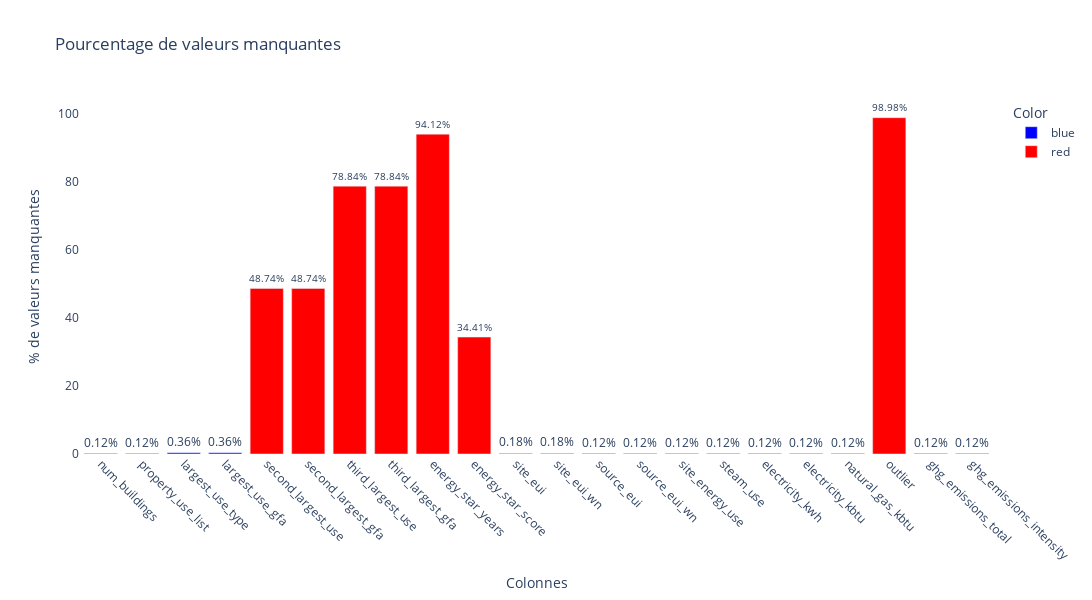

Source (notebook cell):
### Code cell
logger.info("=" * 80)
logger.info("🔍 Analyse et Nettoyage des Valeurs Manquantes")
logger.info("=" * 80)

# 🔹 Calcul des valeurs manquantes
missing_values = building_consumption.isnull().sum()
missing_percent = (missing_values / len(building_consumption)) * 100

# 🔹 Création d'un DataFrame résumant les valeurs manquantes
missing_summary = pd.DataFrame({
    'Colonnes': building_consumption.columns,
    'Total Manquantes': missing_values,
    'Pourcentage Manquantes (%)': missing_percent
})

# 🔹 Détection des colonnes ayant plus de 30% de valeurs manquantes
threshold = 30  # Seuil en pourcentage
cols_to_drop = missing_summary[missing_summary['Pourcentage Manquantes (%)'] > threshold]['Colonnes'].tolist()

# 🔹 Coloration des colonnes pour le graphique
missing_summary['Color'] = missing_summary['Colonnes'].apply(
    lambda col: 'red' if col in cols_to_drop else 'blue'
)

# 🔹 Filtrer les colonnes avec des valeurs manquantes pour la visualisation
missing_data_filtered = missing_summary[missing_summary['Total Manquantes'] > 0]

# 🔹 Affichage des premières colonnes les plus impactées
top_missing = missing_summary.sort_values(by='Pourcentage Manquantes (%)', ascending=False).head(5)
logger.info("📉 Top 5 des colonnes avec le plus de valeurs manquantes :")
for index, row in top_missing.iterrows():
    logger.info(f"🔹 {row['Colonnes']} : {row['Pourcentage Manquantes (%)']:.2f}% ({row['Total Manquantes']} valeurs)")

# 🔹 Visualisation des valeurs manquantes
if not missing_data_filtered.empty:
    logger.info("📊 Affichage du graphique des valeurs manquantes...")
    
    fig = px.bar(
        missing_data_filtered,
        x='Colonnes',
        y='Pourcentage Manquantes (%)',
        color='Color',
        title="Pourcentage de valeurs manquantes",
        labels={'Pourcentage Manquantes (%)': '% Manquant', 'Colonnes': 'Colonnes'},
        text='Pourcentage Manquantes (%)',
        color_discrete_map={'red': 'red', 'blue': 'blue'}
    )
    fig.update_traces(texttemplate='%{text:.2f}%', textposition='outside')
    fig.update_layout(
        plot_bgcolor='white',
        xaxis=dict(
            title="Colonnes",
            tickangle=45,
            categoryorder='array',
            categoryarray=missing_data_filtered['Colonnes']
        ),
        yaxis=dict(title="% de valeurs manquantes"),
        width=2000,
        height=600
    )
    fig.show()
else:
    logger.info("✅ Aucune valeur manquante à visualiser.")

logger.info("=" * 80)

# 🔹 Affichage des colonnes à supprimer
logger.info(f"{len(cols_to_drop)} colonnes ont plus de {threshold}% de valeurs manquantes.")
if cols_to_drop:
    max_columns_per_line = 8
    for i in range(0, len(cols_to_drop), max_columns_per_line):
        logger.info(", ".join(cols_to_drop[i:i + max_columns_per_line]))
else:
    logger.info("✅ Aucune colonne n'a plus de 30% de valeurs manquantes.")

logger.info("=" * 80)

### Figure 1 — Plotly figure (JSON) as saved in the notebook; plotly's stock layout.template omitted (floating-point values rounded to 4 significant figures)
{"data": [{"alignmentgroup": "True", "hovertemplate": "Color=blue<br>Colonnes=%{x}<br>% Manquant=%{text}<extra></extra>", "legendgroup": "blue", "marker": {"color": "blue", "pattern": {"shape": ""}}, "name": "blue", "offsetgroup": "blue", "orientation": "v", "showlegend": true, "text": [0.1199, 0.1199, 0.3597, 0.3597, 0.1799, 0.1799, 0.1199, 0.1199, 0.1199, 0.1199, 0.1199, 0.1199, 0.1199, 0.1199, 0.1199], "textposition": "outside", "texttemplate": "%{text:.2f}%", "type": "bar", "x": ["num_buildings", "property_use_list", "largest_use_type", "largest_use_gfa", "site_eui", "site_eui_wn", "source_eui", "source_eui_wn", "site_energy_use", "steam_use", "electricity_kwh", "electricity_kbtu", "natural_gas_kbtu", "ghg_emissions_total", "ghg_emissions_intensity"], "xaxis": "x", "y": [0.1199, 0.1199, 0.3597, 0.3597, 0.1799, 0.1799, 0.1199, 0.1199, 0.1199, 0.1199, 0.1199, 0.1199, 0.1199, 0.1199, 0.1199], "yaxis": "y"}, {"alignmentgroup": "True", "hovertemplate": "Color=red<br>Colonnes=%{x}<br>% Manquant=%{text}<extra></extra>", "legendgroup": "red", "marker": {"color": "red", "pattern": {"shape": ""}}, "name": "red", "offsetgroup": "red", "orientation": "v", "showlegend": true, "text": [48.74, 48.74, 78.84, 78.84, 94.12, 34.41, 98.98], "textposition": "outside", "texttemplate": "%{text:.2f}%", "type": "bar", "x": ["second_largest_use", "second_largest_gfa", "third_largest_use", "third_largest_gfa", "energy_star_years", "energy_star_score", "outlier"], "xaxis": "x", "y": [48.74, 48.74, 78.84, 78.84, 94.12, 34.41, 98.98], "yaxis": "y"}], "layout": {"barmode": "relative", "height": 600, "legend": {"title": {"text": "Color"}, "tracegroupgap": 0}, "plot_bgcolor": "white", "title": {"text": "Pourcentage de valeurs manquantes"}, "width": 2000, "xaxis": {"anchor": "y", "categoryarray": ["num_buildings", "property_use_list", "largest_use_type", "largest_use_gfa", "second_largest_use", "second_largest_gfa", "third_largest_use", "third_largest_gfa", "energy_star_years", "energy_star_score", "site_eui", "site_eui_wn", "source_eui", "source_eui_wn", "site_energy_use", "steam_use", "electricity_kwh", "electricity_kbtu", "natural_gas_kbtu", "outlier", "ghg_emissions_total", "ghg_emissions_intensity"], "categoryorder": "array", "domain": [0, 1], "tickangle": 45, "title": {"text": "Colonnes"}}, "yaxis": {"anchor": "x", "domain": [0, 1], "title": {"text": "% de valeurs manquantes"}}}}
